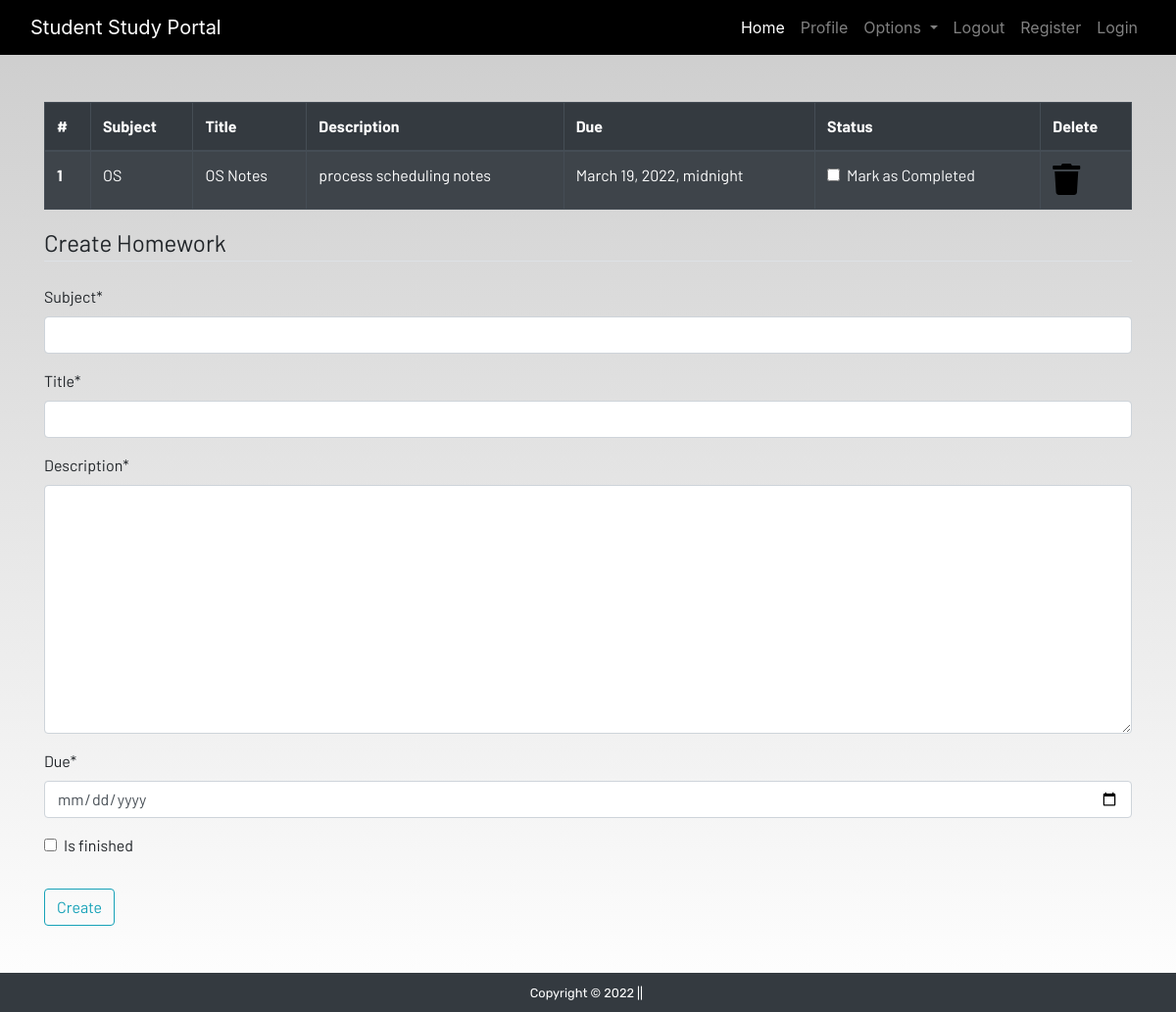
The page /homework (signed in) on the database its author committed.
### dashboard/models.py (models this page shows, shortened)
class Homework(models.Model):
    user = models.ForeignKey(User, on_delete=models.CASCADE)
    subject = models.CharField(max_length=50)
    title = models.CharField(max_length=100)
    description = models.TextField()
    due = models.DateTimeField()
    is_finished = models.BooleanField(default=False)

### dashboard/views.py (the view)
# urls.py: path('homework', views.homework, name='homework'),
def homework(request):
    if request.method == 'POST':
        form = HomeworkForm(request.POST)
        if form.is_valid:
            try:
                finished = request.POST['is_finished']
                if finished == 'on':
                    finished = True
                else:
                    finished = False
            except:
                finished = False
            homeworks = Homework(
                user = request.user,
                subject = request.POST['subject'],
                title = request.POST['title'],
                description = request.POST['description'],
                due = request.POST['due'],
                is_finished = finished
            )
            homeworks.save()
            messages.success(request, f'Homework added from {request.user.username}!!')
    else:
            form = HomeworkForm()
    homework = Homework.objects.filter(user=request.user)
    if len(homework) == 0:
        homework_done = True
    else:
        homework_done = False
    context = {'homeworks':homework, 'homeworks_done':homework_done, 'form':form}
    return render(request, 'dashboard/homework.html', context)

### dashboard/forms.py
class HomeworkForm(forms.ModelForm):
    class Meta:
        model = Homework
        widgets = {'due': DateInput()}
        fields = ['subject', 'title', 'description', 'due', 'is_finished']

### dashboard/templates/dashboard/homework.html (shortened to what this page needs)
{% extends 'dashboard/base.html' %}
{% load static %}
{% load crispy_forms_tags %}
{% block content %}
<div class="container">
    {% if not homework_done %}
    <table class="table table-striped table-bordered table-hover table-dark">
        <thead>
            <tr>
                <th scope="col">#</th>
                <th scope="col">Subject</th>
                <th scope="col">Title</th>
                <th scope="col">Description</th>
                <th scope="col">Due</th>
                <th scope="col">Status</th>
                <th scope="col">Delete</th>
            </tr>
        </thead>
        <tbody>
            {% for homework in homeworks %}
            <tr>
                <th scope="row">{{forloop.counter}}</th>
                <td>{{homework.subject}}</td>
                <td>{{homework.title}}</td>
                <td>{{homework.description}}</td>
                <td>{{homework.due}}</td>
                <td>
                    <a href="{% url 'update-homework' homework.id %}">
                        <div class="form-check">
                            {% if homework.is_finished == True %}
                            <input class="form-check-input" type="checkbox" value="" checked>
                            {% else %}
                            <input class="form-check-input" type="checkbox" value="">
                            {% endif %}
                            <label class="form-check-label text-light" for="flexCheckDefault">
                                Mark as Completed
                            </label>
                        </div>
                    </a>
                </td>
                <td><a href="{% url 'delete-homework' homework.id %}"><i class="fa fa-trash fa-2x"></i></a></td>
            </tr>
            {% endfor %}
        </tbody>
    </table>
    {% else %}
    <h4>All homeworks are completed!! Create to have more!!</h4>
{% endif %}
</div>
<div class=" container">
    <form method="POST">
        <fieldset class="form-group">
            <legend class="border-bottom mb-4">Create Homework</legend>
            {{form|crispy}}
        </fieldset>
        <div class="form-group">
            <button href="" class="btn btn-outline-info" type="submit">
                Create
            </button>
        </div>
    </form>
</div>
{% endblock content %}

### static/css/main.css (style rules this page uses)
html { scroll-behavior: smooth; height: 100%; width: 100%; }
a { text-decoration: none !important; color: black; }
html, body { max-width: 100%; overflow-x: hidden; height: 100%; width: 100%; }
body { background: linear-gradient(rgba(0, 0, 0, 0.2), rgba(255, 255, 255, 0.5)); overflow-x: hidden; background-repeat: no-repeat; }
.fa { color: black; }

### rows shown on the page
Homework: subject "OS", title "OS Notes", description "process scheduling notes", due "March 19, 2022, midnight"
